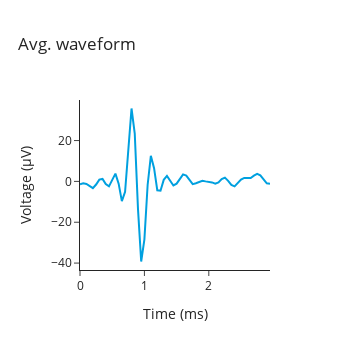
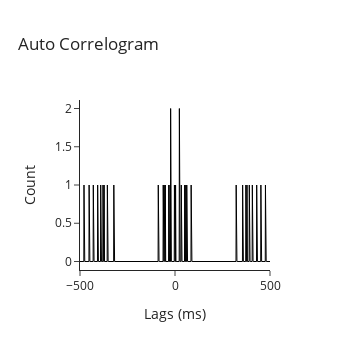

Here is the notebook cell these charts were saved with, in order:
### Code cell
# Plot the waveform and auto-correlogram
from element_array_ephys.plotting.unit_level import (
    plot_auto_correlogram,
    plot_waveform,
)

sampling_rate = (ephys.EphysSessionInfo & ephys_key).fetch1("session_info")[
    "sample_rate"
] / 1e3  # in kHz

peak_electrode_waveform, spike_times, cluster_quality_label = (
    (ephys.CuratedClustering.Unit & ephys_key & f"unit={unit}")
    * ephys.WaveformSet.PeakWaveform
).fetch1("peak_electrode_waveform", "spike_times", "cluster_quality_label")

# Get the figure
waveform_fig = plot_waveform(
    waveform=peak_electrode_waveform, sampling_rate=sampling_rate
)

correlogram_fig = plot_auto_correlogram(
    spike_times=spike_times, bin_size=0.001, window_size=1
)

display(waveform_fig)
display(correlogram_fig)

### Figure 1 — Plotly figure (JSON) as saved in the notebook; plotly's stock layout.template omitted (floating-point values rounded to 4 significant figures)
{"data": [{"hovertemplate": "%{y:.2f} μV<br>%{x:.2f} ms<extra></extra>", "line": {"color": "rgb(0, 160, 223)", "width": 2}, "mode": "lines", "type": "scatter", "x": [0, 0.05, 0.1, 0.15, 0.2, 0.25, 0.3, 0.35, 0.4, 0.45, 0.5, 0.55, 0.6, 0.65, 0.7, 0.75, 0.8, 0.85, 0.9, 0.95, 1, 1.05, 1.1, 1.15, 1.2, 1.25, 1.3, 1.35, 1.4, 1.45, 1.5, 1.55, 1.6, 1.65, 1.7, 1.75, 1.8, 1.85, 1.9, 1.95, 2, 2.05, 2.1, 2.15, 2.2, 2.25, 2.3, 2.35, 2.4, 2.45, 2.5, 2.55, 2.6, 2.65, 2.7, 2.75, 2.8, 2.85, 2.9, 2.95], "y": [-1.421, -0.975, -1.254, -2.396, -3.329, -1.532, 0.8775, 1.198, -1.295, -2.424, 1.017, 3.816, -1.114, -9.639, -5.07, 17.05, 35.7, 23.43, -13.32, -39.22, -28.36, -1.769, 12.51, 6.477, -4.332, -4.541, 0.7661, 2.66, 0.2368, -1.978, -1.086, 1.337, 3.454, 2.855, 0.5711, -1.323, -0.8775, -0.2786, 0.3343, 0.01393, -0.08357, -0.5014, -1.1, -0.4875, 1.142, 1.839, 0.2925, -1.741, -2.437, -0.7243, 0.8496, 1.685, 1.602, 1.658, 2.841, 3.705, 2.939, 0.8218, -0.9611, -1.17]}], "layout": {"height": 350, "title": {"text": "Avg. waveform"}, "width": 350, "xaxis": {"title": {"text": "Time (ms)"}}, "yaxis": {"title": {"text": "Voltage (μV)"}}}}

### Figure 2 — Plotly figure (JSON) as saved in the notebook; plotly's stock layout.template omitted (floating-point values rounded to 4 significant figures; data arrays with more than 128 entries replaced by an {"elided": "..."} marker saying what was removed)
{"data": [{"hovertemplate": "%{y}<br>%{x:.2f} ms<extra></extra>", "line": {"color": "black", "width": 1}, "mode": "lines", "type": "scatter", "x": {"elided": "1001 int values"}, "y": {"elided": "1001 int values"}}], "layout": {"height": 350, "title": {"text": "Auto Correlogram"}, "width": 350, "xaxis": {"title": {"text": "Lags (ms)"}}, "yaxis": {"range": [0, null], "title": {"text": "Count"}}}}
